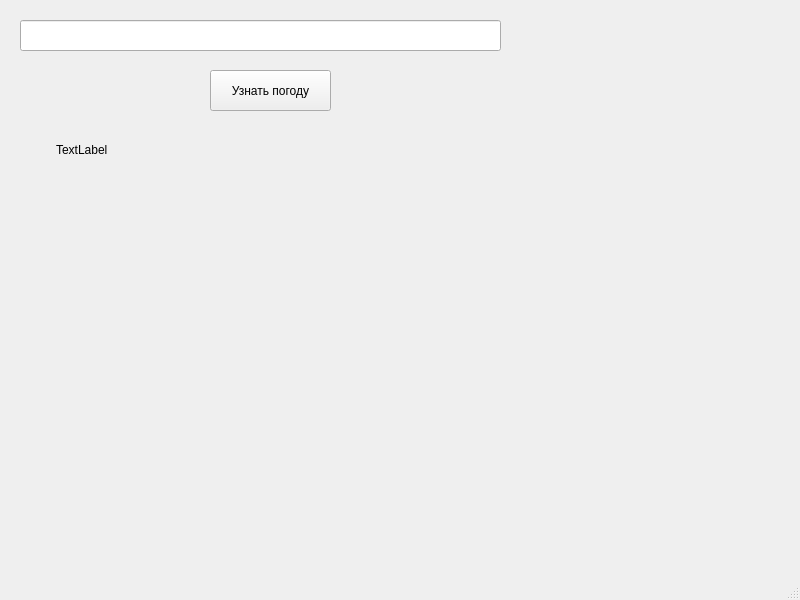
<?xml version="1.0" encoding="UTF-8"?>
<ui version="4.0">
 <class>MainWindow</class>
 <widget class="QMainWindow" name="MainWindow">
  <property name="geometry">
   <rect>
    <x>0</x>
    <y>0</y>
    <width>800</width>
    <height>600</height>
   </rect>
  </property>
  <property name="windowTitle">
   <string>MainWindow</string>
  </property>
  <widget class="QWidget" name="centralwidget">
   <widget class="QLineEdit" name="lineEdit">
    <property name="geometry">
     <rect>
      <x>20</x>
      <y>20</y>
      <width>481</width>
      <height>31</height>
     </rect>
    </property>
   </widget>
   <widget class="QPushButton" name="pushButton">
    <property name="geometry">
     <rect>
      <x>210</x>
      <y>70</y>
      <width>121</width>
      <height>41</height>
     </rect>
    </property>
    <property name="text">
     <string>Узнать погоду</string>
    </property>
   </widget>
   <widget class="QLabel" name="label">
    <property name="geometry">
     <rect>
      <x>56</x>
      <y>140</y>
      <width>421</width>
      <height>20</height>
     </rect>
    </property>
    <property name="text">
     <string>TextLabel</string>
    </property>
   </widget>
  </widget>
  <widget class="QMenuBar" name="menubar">
   <property name="geometry">
    <rect>
     <x>0</x>
     <y>0</y>
     <width>800</width>
     <height>21</height>
    </rect>
   </property>
  </widget>
  <widget class="QStatusBar" name="statusbar"/>
 </widget>
 <resources/>
 <connections/>
</ui>
